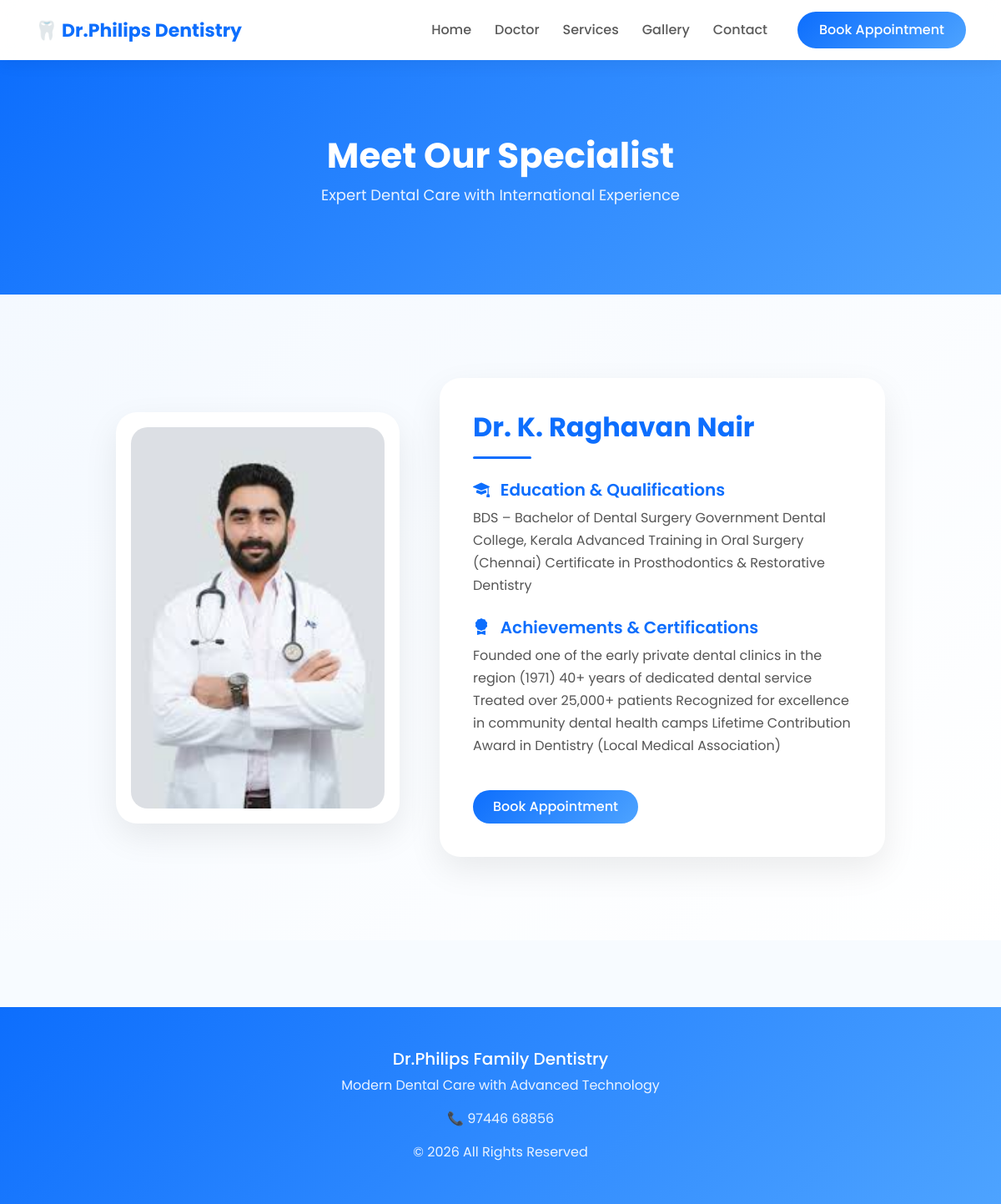
The page /about/ on the database its author committed.
### clinic/models.py (models this page shows, shortened)
class Doctor(models.Model):
    name = models.CharField(max_length=200)
    photo = models.ImageField(upload_to="doctor/")
    education = models.TextField()
    achievements = models.TextField()

### clinic/views.py (the view)
# urls.py: path('about/', views.about, name="about"),
def about(request):
    doctor = Doctor.objects.first()
    return render(request, "about.html", {"doctor": doctor})

### templates/about.html (shortened to what this page needs)
{% extends 'base.html' %}
{% load static %}
{% block content %}
<section class="doctor-hero">
<div class="container text-center">
<h1 class="hero-title">Meet Our Specialist</h1>
<p class="hero-subtitle">
Expert Dental Care with International Experience
</p>
</div>
</section>
<section class="doctor-section">
<div class="container">
<div class="row align-items-center justify-content-center g-5">
<div class="col-lg-4 text-center">
<div class="doctor-image-card">
<img src="{{ doctor.photo.url }}"
     class="img-fluid doctor-img"
     alt="Doctor Photo">
</div>
</div>
<div class="col-lg-6">
<div class="doctor-card">
<h2 class="doctor-name">
{{ doctor.name }}
</h2>
<div class="divider"></div>
<h5 class="section-title">
<i class="bi bi-mortarboard-fill me-2"></i>
Education & Qualifications
</h5>
<p class="doctor-text">
{{ doctor.education }}
</p>
<h5 class="section-title mt-4">
<i class="bi bi-award-fill me-2"></i>
Achievements & Certifications
</h5>
<p class="doctor-text">
{{ doctor.achievements }}
</p>
<a href="/appointment/"
class="btn btn-primary rounded-pill px-4 py-2 mt-4">
Book Appointment
</a>
</div>
</div>
</div>
</div>
</section>
{% endblock %}

### templates/base.html (shortened to what this page needs)
{% load static %}
<!DOCTYPE html>
<html lang="en">
<head>
<link href="https://cdn.jsdelivr.net/npm/bootstrap@5.3.2/dist/css/bootstrap.min.css" rel="stylesheet">
<link href="https://cdn.jsdelivr.net/npm/bootstrap-icons@1.11.3/font/bootstrap-icons.css" rel="stylesheet">
</head>
<body>
<nav class="navbar navbar-expand-lg sticky-top">
<div class="container">
<a class="navbar-brand" href="/">
🦷 Dr.Philips Dentistry
</a>
<div class="collapse navbar-collapse" id="nav">
<ul class="navbar-nav ms-auto align-items-lg-center">
<li class="nav-item">
<a class="nav-link" href="/">Home</a>
</li>
<li class="nav-item">
<a class="nav-link" href="/about/">Doctor</a>
</li>
<li class="nav-item">
<a class="nav-link" href="/services/">Services</a>
</li>
<li class="nav-item">
<a class="nav-link" href="/gallery/">Gallery</a>
</li>
<li class="nav-item">
<a class="nav-link" href="/contact/">Contact</a>
</li>
<li class="nav-item ms-lg-3">
<a href="/appointment/" class="btn btn-primary">
Book Appointment
</a>
</li>
</ul>
</div>
</div>
</nav>
{% block content %}
{% endblock %}
<footer>
<div class="container text-center">
<h5>Dr.Philips Family Dentistry</h5>
<p>Modern Dental Care with Advanced Technology</p>
<p>📞 97446 68856</p>
<p class="mb-0">
© 2026 All Rights Reserved
</p>
</div>
</footer>
</body>
</html>

### templates/base.html (style rules this page uses)
:root { --primary:#0d6efd; --light-bg:#f7fbff; }
body { font-family:'Poppins',sans-serif; background:var(--light-bg); overflow-x:hidden; }
.navbar { background:rgba(255,255,255,0.9); backdrop-filter:blur(12px); box-shadow:0 4px 20px rgba(0,0,0,0.06); padding:14px 0; }
.navbar-brand { font-weight:700; color:var(--primary)!important; font-size:22px; }
.nav-link { font-weight:500; margin-right:12px; transition:.3s; }
.btn-primary { background:linear-gradient(135deg,#0d6efd,#4da3ff); border:none; border-radius:40px; padding:10px 26px; font-weight:500; transition:.3s; }
footer { background:linear-gradient(135deg,#0d6efd,#4da3ff); color:white; padding:50px 0; margin-top:80px; }
footer p { opacity:.9; }

### templates/about.html (style rules this page uses)
.doctor-hero { padding:90px 0; background:linear-gradient(135deg,#0d6efd,#4da3ff); color:white; }
.hero-title { font-size:42px; font-weight:700; }
.hero-subtitle { font-size:18px; opacity:.9; }
.doctor-section { background:linear-gradient(135deg,#f4f9ff,#ffffff); padding:100px 0; }
.doctor-image-card { background:white; border-radius:25px; padding:18px; box-shadow:0 15px 40px rgba(0,0,0,0.08); transition:.4s; }
.doctor-img { border-radius:20px; width:100%; object-fit:cover; }
.doctor-card { background:white; border-radius:25px; padding:40px; box-shadow:0 15px 40px rgba(0,0,0,0.08); transition:.4s; }
.doctor-name { font-weight:700; color:#0d6efd; }
.divider { height:3px; width:70px; background:#0d6efd; margin:15px 0 25px; border-radius:10px; }
.section-title { font-weight:600; color:#0d6efd; }
.doctor-text { color:#555; line-height:1.7; }

### rows shown on the page
Doctor: photo (picture), name "Dr. K. Raghavan Nair", education "BDS – Bachelor of Dental Surgery Government Dental College, Kerala Advanced Training in Oral Surgery (Chennai) Certificate in Prosthodontics & Restorative Dentistry", achievements "Founded one of the early private dental clinics in the region (1971) 40+ years of dedicated dental service Treated over 25,000+ patients Recognized for excellence in community dental health camps Lifetime Contribution Award in Dentistry (Local Medical Association)"
